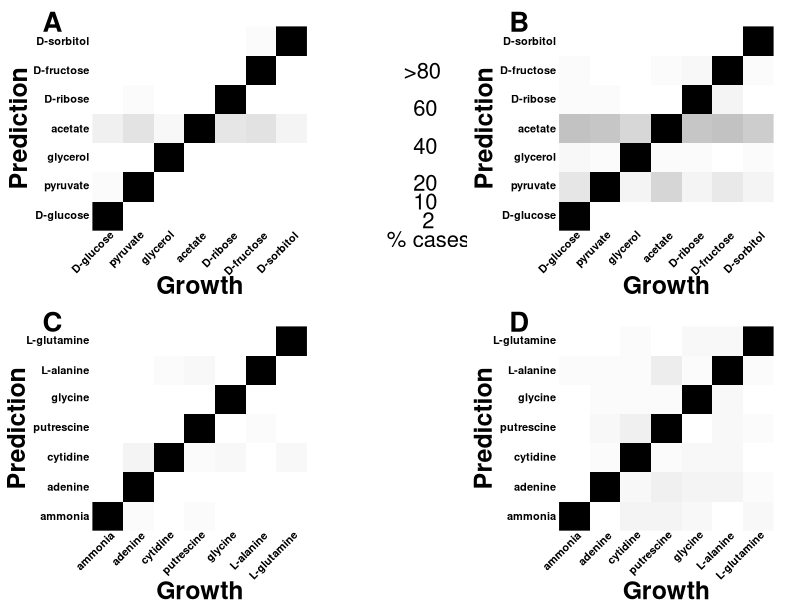

Recreate this plot in R.
max.value <- 350
color.scale <- function()
{
	n1 = 7
	n2 = 275
	gray( c(1-.1*(0:n1)/n1, .90*(1-(1:n2)/n2), rep(0,68)))
}
value.to.color <- function( value, color.scale )
{
	n <- length( color.scale )
	print(floor((n-1)*value/max.value)+1)
	color.scale[floor((n-1)*value/max.value)+1]
}


N1R1C = c(344,0,0,0,0,0,0,1,338,0,0,0,0,0,0,0,348,0,0,0,0,4,10,2,350,7,11,3,0,1,0,0,342,0,0,0,0,0,0,0,337,0,0,0,0,0,0,1,347)
N1R1N = c(350,1,0,1,0,0,0,0,346,0,0,0,0,0,0,3,349,1,2,0,2,0,0,0,346,0,1,0,0,0,0,0,347,0,0,0,0,1,2,0,346,0,0,0,0,0,0,0,348)
N10R1C=c(281,0,0,0,0,0,0,7,297,3,25,3,6,3,2,1,317,1,1,0,1,49,45,24,318,45,50,36,1,1,0,0,298,3,0,1,0,0,1,2,290,1,0,0,0,0,0,0,305)
N10R1N=c(348,0,3,3,2,0,2,0,337,2,4,3,3,1,0,1,330,1,2,2,0,0,2,4,334,0,2,1,0,1,1,1,335,2,0,1,1,1,5,1,337,1,0,0,1,0,2,2,339)
N20R1C = c(221,6,7,19,10,10,7,10,202,6,16,8,8,13,5,2,211,10,4,1,10,12,11,20,34,11,12,16,5,9,5,10,216,4,5,7,8,3,9,2,238,4,4,4,11,13,4,4,199)
N20R1N = c(233,40,28,26,22,18,16,8,167,13,12,14,6,4,4,7,240,3,11,4,1,4,9,3,127,2,4,8,1,5,3,3,123,2,1,0,0,2,1,1,234,0,2,2,7,1,3,1,240)
dim(N1R1C) <- c(7,7)
dim(N1R1N) <- c(7,7)
dim(N10R1C) <- c(7,7)
dim(N10R1N) <- c(7,7)
dim(N20R1C) <- c(7,7)
dim(N20R1N) <- c(7,7)

filename = "heatmap.pdf"

#library(fields) 

pdf(filename, width=12.5, height=10)

#par(mfrow=c(2,2))

layout( matrix(c(1,5,2,3,5,4), 2, 3, byrow=T ), widths=c(5,2,5) )

par(mgp=c(1,1,0))
par(oma=c(0,0,0,0))
par(family = "Helvetica")

par(mar=c(5.25,7,2,2))

image(N1R1C, zlim=c(0, max.value), col = color.scale(),
      axes=FALSE,
      xaxt="n",
      yaxt="n"
)

text(x = -0.3,
     y = 1.11,
     cex = 2.5,
     labels = 'A',
     xpd = TRUE,
     font = 2
)

text(x = c(0,0.167,0.33,0.5,0.67,0.833,1.0)+0.025,
     y = -0.1,
     labels = paste(lab=rev(c('D-sorbitol',"D-fructose","D-ribose","acetate","glycerol","pyruvate",'D-glucose')), sep = " "),
     srt = 45,
     adj = 1,
     cex = 1,
     xpd = TRUE,
     font = 2
)

mtext("Growth", 1, line=4, cex=1.5, font = 2)

text(x = -0.1,
     y = c(0,0.167,0.33,0.5,0.67,0.833,1.0),
     labels = paste(lab=rev(c('D-sorbitol',"D-fructose","D-ribose","acetate","glycerol","pyruvate",'D-glucose')), sep = " "),
     adj = 1,
     cex = 1,
     xpd = TRUE,
     font = 2
)

mtext("Prediction", 2, line=4.75, cex=1.5, font = 2)

par(mar=c(5.25,7,2,2))

image(N10R1C, zlim=c(0, max.value), col = color.scale(),
      axes=FALSE,
      xaxt="n",
      yaxt="n"
)

text(x = -0.3,
     y = 1.11,
     cex = 2.5,
     labels = 'B',
     xpd = TRUE,
     font = 2
)

text(x = c(0,0.167,0.33,0.5,0.67,0.833,1.0)+0.025,
     y = -0.1,
     labels = paste(lab=rev(c('D-sorbitol',"D-fructose","D-ribose","acetate","glycerol","pyruvate",'D-glucose')), sep = " "),
     srt = 45,
     adj = 1,
     cex = 1,
     xpd = TRUE,
     font = 2
)

mtext("Growth", 1, line=4, cex=1.5, font = 2)

text(x = -0.1,
     y = c(0,0.167,0.33,0.5,0.67,0.833,1.0),
     labels = paste(lab=rev(c('D-sorbitol',"D-fructose","D-ribose","acetate","glycerol","pyruvate",'D-glucose')), sep = " "),
     adj = 1,
     cex = 1,
     xpd = TRUE,
     font = 2
)

mtext("Prediction", 2, line=4.85, cex=1.5, font = 2)

par(mar=c(5.25,7,2,2))


image(N1R1N, zlim=c(0, max.value), col = color.scale(),
      axes=FALSE,
      xaxt="n",
      yaxt="n"
)

text(x = -0.3,
     y = 1.11,
     cex = 2.5,
     labels = 'C',
     xpd = TRUE,
     font = 2
)

text(x = c(0,0.167,0.33,0.5,0.67,0.833,1.0)+0.025,
     y = -0.1,
     labels = paste(lab=rev(c('L-glutamine',"L-alanine","glycine","putrescine","cytidine","adenine",'ammonia')), sep = " "),
     srt = 45,
     adj = 1,
     cex = 1,
     xpd = TRUE,
     font = 2
)

mtext("Growth", 1, line=4.4, cex=1.5, font = 2)

text(x = -0.1,
     y = c(0,0.167,0.33,0.5,0.67,0.833,1.0),
     labels = paste(lab=rev(c('L-glutamine',"L-alanine","glycine","putrescine","cytidine","adenine",'ammonia')), sep = " "),
     adj = 1,
     cex = 1,
     xpd = TRUE,
     font = 2
)

mtext("Prediction", 2, line=4.9, cex=1.5, font = 2)

par(mar=c(5.25,7,2,2))

image(N10R1N, zlim=c(0, max.value), col = color.scale(),
      axes=FALSE,
      xaxt="n",
      yaxt="n"
)


text(x = -0.3,
     y = 1.11,
     cex = 2.5,
     labels = 'D',
     xpd = TRUE,
     font = 2
)

text(x = c(0,0.167,0.33,0.5,0.67,0.833,1.0)+0.025,
     y = -0.1,
     labels = paste(lab=rev(c('L-glutamine',"L-alanine","glycine","putrescine","cytidine","adenine",'ammonia')), sep = " "),
     srt = 45,
     adj = 1,
     cex = 1,
     xpd = TRUE,
     font = 2
)

mtext("Growth", 1, line=4.4, cex=1.5, font = 2)

text(x = -0.1,
     y = c(0,0.167,0.33,0.5,0.67,0.833,1.0),
     labels = paste(lab=rev(c('L-glutamine',"L-alanine","glycine","putrescine","cytidine","adenine",'ammonia')), sep = " "),
     adj = 1,
     cex = 1,
     xpd = TRUE,
     font = 2
)

mtext("Prediction", 2, line=4.9, cex=1.5, font = 2)


plot.new()
plot.window( xlim=c(-10,10), ylim=c(-2,2) )

leg.x = -20
leg.y = 2.
leg.dx = 4
leg.dy = -1.66
leg.delta = .16

legend(leg.x,
       leg.y,
       x.intersp=0,
       y.intersp=.5,
       legend=c("", "", "", "", "", "", "", "", ""), 
       fill=value.to.color( c(280, 245, 210, 175, 140, 105, 70, 35, 5), color.scale() ),
       border=value.to.color( c(280, 245, 210, 175, 140, 105, 70, 35, 5), color.scale() ),
       cex=5,
       box.lwd=0,
       bty="n")

#text(leg.x+leg.dx,leg.y+leg.dy+11*leg.delta,"100", cex=2, xpd = TRUE)
text(leg.x+leg.dx,leg.y+leg.dy+9*leg.delta,">80", cex=2, xpd = TRUE)
text(leg.x+leg.dx,leg.y+leg.dy+7*leg.delta," 60", cex=2, xpd = TRUE)
text(leg.x+leg.dx,leg.y+leg.dy+5*leg.delta," 40", cex=2, xpd = TRUE)
text(leg.x+leg.dx,leg.y+leg.dy+3*leg.delta," 20", cex=2, xpd = TRUE)
text(leg.x+leg.dx,leg.y+leg.dy+2*leg.delta," 10", cex=2, xpd = TRUE)
text(leg.x+leg.dx,leg.y+leg.dy+1*leg.delta,"  2", cex=2, xpd = TRUE)
text(leg.x+leg.dx+9,leg.y+leg.dy+0*leg.delta, "% cases", cex=2, xpd = TRUE)

dev.off()
